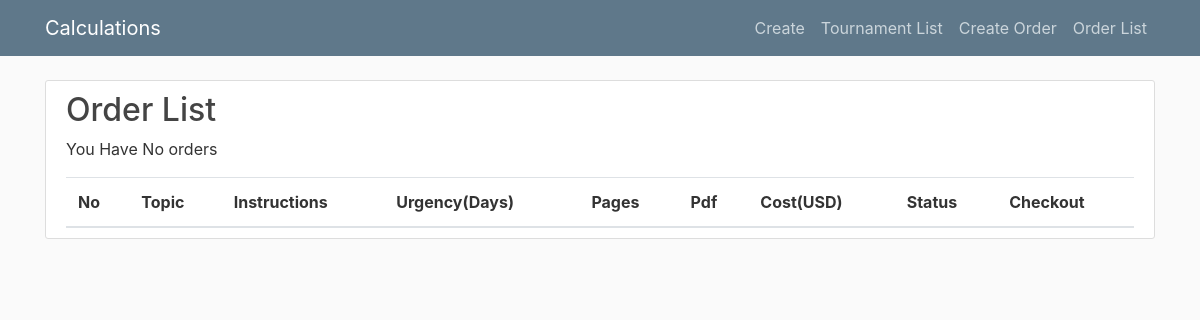
Before: /order-list/ (signed in) with the older database file.
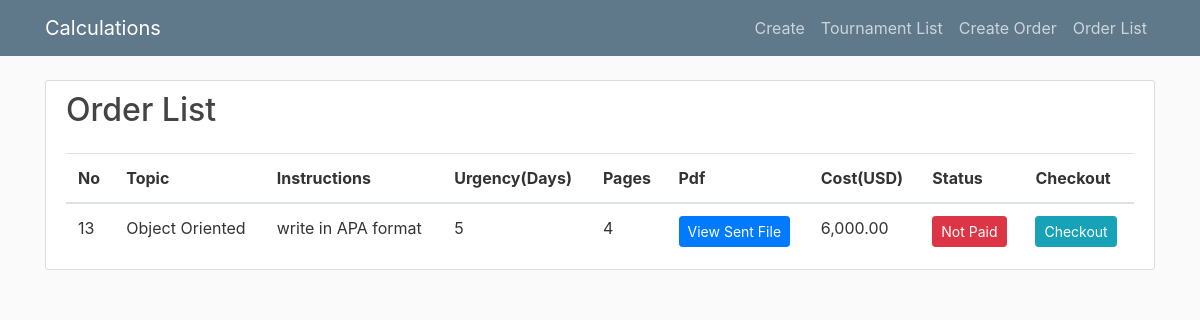
After: the same page with the newer database file.
### writting_orders/models.py (models this page shows, shortened)
class Order(models.Model):
    user = models.ForeignKey(User, related_name="user", on_delete=models.CASCADE, null=True)
    type = models.ForeignKey(Type, on_delete=models.CASCADE)
    academic = models.ForeignKey(AcademicLevel, on_delete=models.CASCADE, null=True)
    topic = models.CharField(max_length=30)
    pages = models.IntegerField(choices=list(zip(range(1, 10), range(1, 10))))
    urgency = models.IntegerField(choices=list(zip(range(1, 10), range(0, 10))), default=0)
    format = models.ForeignKey(Format, on_delete=models.CASCADE, null=True)
    instructions = models.TextField(max_length=200, null=True)
    pdf = models.FileField(upload_to='uploads/pdfs', null=True, blank=True)
    total = models.DecimalField(verbose_name="Total", max_digits=10, decimal_places=2, null=True)
    paid = models.BooleanField(default=False)
    email = models.EmailField(null=True)
    def show_me_the_money(sender, **kwargs):
        ipn_obj = sender
        if ipn_obj.payment_status == ST_PP_COMPLETED:
           return Order.objects.update(paid=True)
        else:
            return Order.objects.update(paid=False)
    valid_ipn_received.connect(show_me_the_money)

### writting_orders/views.py (the view)
# urls.py: path('order-list/', views.OrderListView.as_view(), name='order-list'),
class OrderListView(ListView):
    model = Order
    template_name = 'order_list.html'
    context_object_name = 'orders'
    paginate_by = 10
    def get_queryset(self):
        return self.model.objects.filter(user=self.request.user).filter(paid=False)

### writting_orders/templates/order_list.html (shortened to what this page needs)
{% extends 'base.html' %}
{% load humanize %}
{% block content %}
 <div class="row">
        <div class="col-md-12">
 <div class="content-section">
 <h2>Order List</h2>
<div class="table-responsive">
<table class="table mb-0">
    <thead>
      <tr>
          <th>No</th>
          <th>Topic</th>
          <th>Instructions</th>
        <th>Urgency(Days)</th>
          <th>Pages</th>
          <th>Pdf</th>
          <th>Cost(USD)</th>
           <th>Status</th>
            <th>Checkout</th>
      </tr>
    </thead>
    <tbody>
    {% if orders %}
          <ol>
    {% for order in orders %}
    <tr>
         <td>{{ order.id }}</td>
        <td>{{ order.topic }}</td>
          <td>{{ order.instructions }}</td>
        <td>{{ order.urgency }}</td>
    <td>{{ order.pages }}</td>
         <td>
            <a href="{{ order.pdf.url }}" class="btn btn-primary btn-sm" target="_blank">
              View Sent File
            </a>
          </td>
    <td>{{ order.total|intcomma }}</td>
        <td><button type="button" class="btn btn-danger btn-sm">Not Paid</button></td>
        <td><a class="btn btn-info btn-sm" href="{% url 'process' pk=order.pk %}">Checkout</a></td>
    </tr>
{% endfor %}
               </ol>
          {% else %}
          <p>You Have No orders</p>
          {% endif %}
 </tbody>
  </table>
</div>
 </div>
        </div>
</div>
{% endblock %}

Changed rows visible on the page:
added Order: id "13", topic "Object Oriented", instructions "write in APA format", urgency "5", pages "4", total "6,000.00"
Other visible differences:
text no longer shown: "You Have No orders"
